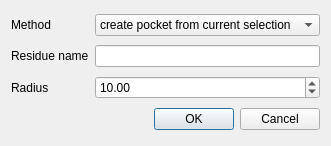
<ui version="4.0" >
 <class>PocketDialog</class>
 <widget class="QDialog" name="PocketDialog" >
  <property name="geometry" >
   <rect>
    <x>0</x>
    <y>0</y>
    <width>319</width>
    <height>146</height>
   </rect>
  </property>
  <property name="windowTitle" >
   <string>Create binding pocket</string>
  </property>
  <layout class="QVBoxLayout" >
   <item>
    <layout class="QHBoxLayout" >
     <item>
      <widget class="QLabel" name="label" >
       <property name="text" >
        <string>Method</string>
       </property>
      </widget>
     </item>
     <item>
      <widget class="QComboBox" name="methodCombo" >
       <property name="minimumSize" >
        <size>
         <width>225</width>
         <height>0</height>
        </size>
       </property>
       <property name="toolTip" >
        <string>Method</string>
       </property>
       <item>
        <property name="text" >
         <string>create pocket from current selection</string>
        </property>
       </item>
       <item>
        <property name="text" >
         <string>create pocket from residue name</string>
        </property>
       </item>
      </widget>
     </item>
    </layout>
   </item>
   <item>
    <layout class="QHBoxLayout" >
     <item>
      <widget class="QLabel" name="label_2" >
       <property name="text" >
        <string>Residue name</string>
       </property>
      </widget>
     </item>
     <item>
      <widget class="QLineEdit" name="resnameText" >
       <property name="sizePolicy" >
        <sizepolicy vsizetype="Fixed" hsizetype="Preferred" >
         <horstretch>0</horstretch>
         <verstretch>0</verstretch>
        </sizepolicy>
       </property>
       <property name="minimumSize" >
        <size>
         <width>225</width>
         <height>0</height>
        </size>
       </property>
       <property name="toolTip" >
        <string>The residue name</string>
       </property>
      </widget>
     </item>
    </layout>
   </item>
   <item>
    <layout class="QHBoxLayout" >
     <item>
      <widget class="QLabel" name="label_3" >
       <property name="text" >
        <string>Radius</string>
       </property>
      </widget>
     </item>
     <item>
      <widget class="QDoubleSpinBox" name="radiusSpin" >
       <property name="minimumSize" >
        <size>
         <width>225</width>
         <height>0</height>
        </size>
       </property>
       <property name="toolTip" >
        <string>All atoms within radius from the ligand will be part of the binding pocket</string>
       </property>
       <property name="minimum" >
        <double>3.000000000000000</double>
       </property>
       <property name="value" >
        <double>10.000000000000000</double>
       </property>
      </widget>
     </item>
    </layout>
   </item>
   <item>
    <widget class="QDialogButtonBox" name="buttonBox" >
     <property name="orientation" >
      <enum>Qt::Horizontal</enum>
     </property>
     <property name="standardButtons" >
      <set>QDialogButtonBox::Cancel|QDialogButtonBox::NoButton|QDialogButtonBox::Ok</set>
     </property>
    </widget>
   </item>
  </layout>
 </widget>
 <resources/>
 <connections>
  <connection>
   <sender>buttonBox</sender>
   <signal>accepted()</signal>
   <receiver>PocketDialog</receiver>
   <slot>accept()</slot>
   <hints>
    <hint type="sourcelabel" >
     <x>248</x>
     <y>254</y>
    </hint>
    <hint type="destinationlabel" >
     <x>157</x>
     <y>274</y>
    </hint>
   </hints>
  </connection>
  <connection>
   <sender>buttonBox</sender>
   <signal>rejected()</signal>
   <receiver>PocketDialog</receiver>
   <slot>reject()</slot>
   <hints>
    <hint type="sourcelabel" >
     <x>316</x>
     <y>260</y>
    </hint>
    <hint type="destinationlabel" >
     <x>286</x>
     <y>274</y>
    </hint>
   </hints>
  </connection>
 </connections>
</ui>
